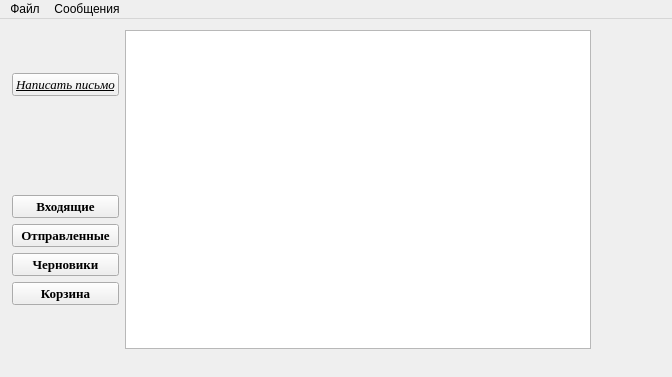
<?xml version="1.0" encoding="UTF-8"?>
<ui version="4.0">
 <class>MainWindow</class>
 <widget class="QMainWindow" name="MainWindow">
  <property name="geometry">
   <rect>
    <x>0</x>
    <y>0</y>
    <width>672</width>
    <height>377</height>
   </rect>
  </property>
  <property name="windowTitle">
   <string>Email client</string>
  </property>
  <property name="windowIcon">
   <iconset resource="recourcefile.qrc">
    <normaloff>:/Images/Resource/MainLetter.jpg</normaloff>:/Images/Resource/MainLetter.jpg</iconset>
  </property>
  <widget class="QWidget" name="MainWidget">
   <widget class="QWidget" name="layoutWidget">
    <property name="geometry">
     <rect>
      <x>1</x>
      <y>0</y>
      <width>601</width>
      <height>341</height>
     </rect>
    </property>
    <layout class="QHBoxLayout" name="horizontalLayout">
     <item>
      <layout class="QVBoxLayout" name="verticalLayout_2">
       <item>
        <widget class="QPushButton" name="WriteMessageButton">
         <property name="font">
          <font>
           <family>Times New Roman</family>
           <pointsize>10</pointsize>
           <italic>true</italic>
           <underline>true</underline>
          </font>
         </property>
         <property name="text">
          <string>Написать письмо</string>
         </property>
         <property name="icon">
          <iconset resource="recourcefile.qrc">
           <normaloff>:/Images/Resource/DrawLetter.jpg</normaloff>:/Images/Resource/DrawLetter.jpg</iconset>
         </property>
        </widget>
       </item>
       <item>
        <spacer name="verticalSpacer">
         <property name="orientation">
          <enum>Qt::Vertical</enum>
         </property>
         <property name="sizeType">
          <enum>QSizePolicy::Fixed</enum>
         </property>
         <property name="sizeHint" stdset="0">
          <size>
           <width>20</width>
           <height>50</height>
          </size>
         </property>
        </spacer>
       </item>
       <item>
        <layout class="QVBoxLayout" name="verticalLayout">
         <item>
          <widget class="QPushButton" name="IncomingMessageButton">
           <property name="font">
            <font>
             <family>Times New Roman</family>
             <pointsize>10</pointsize>
             <weight>75</weight>
             <bold>true</bold>
            </font>
           </property>
           <property name="cursor">
            <cursorShape>PointingHandCursor</cursorShape>
           </property>
           <property name="text">
            <string>Входящие</string>
           </property>
           <property name="icon">
            <iconset resource="recourcefile.qrc">
             <normaloff>:/Images/Resource/Letter.jpg</normaloff>:/Images/Resource/Letter.jpg</iconset>
           </property>
           <property name="iconSize">
            <size>
             <width>30</width>
             <height>30</height>
            </size>
           </property>
          </widget>
         </item>
         <item>
          <widget class="QPushButton" name="SentMessageButton">
           <property name="font">
            <font>
             <family>Times New Roman</family>
             <pointsize>10</pointsize>
             <weight>75</weight>
             <bold>true</bold>
            </font>
           </property>
           <property name="cursor">
            <cursorShape>PointingHandCursor</cursorShape>
           </property>
           <property name="text">
            <string>Отправленные</string>
           </property>
           <property name="icon">
            <iconset resource="recourcefile.qrc">
             <normaloff>:/Images/Resource/Arrow.png</normaloff>:/Images/Resource/Arrow.png</iconset>
           </property>
           <property name="iconSize">
            <size>
             <width>30</width>
             <height>30</height>
            </size>
           </property>
          </widget>
         </item>
         <item>
          <widget class="QPushButton" name="DraftButton">
           <property name="font">
            <font>
             <family>Times New Roman</family>
             <pointsize>10</pointsize>
             <weight>75</weight>
             <bold>true</bold>
            </font>
           </property>
           <property name="cursor">
            <cursorShape>PointingHandCursor</cursorShape>
           </property>
           <property name="text">
            <string>Черновики</string>
           </property>
           <property name="icon">
            <iconset resource="recourcefile.qrc">
             <normaloff>:/Images/Resource/Draft.png</normaloff>:/Images/Resource/Draft.png</iconset>
           </property>
           <property name="iconSize">
            <size>
             <width>30</width>
             <height>30</height>
            </size>
           </property>
          </widget>
         </item>
         <item>
          <widget class="QPushButton" name="BasketButton">
           <property name="font">
            <font>
             <family>Times New Roman</family>
             <pointsize>10</pointsize>
             <weight>75</weight>
             <bold>true</bold>
            </font>
           </property>
           <property name="cursor">
            <cursorShape>PointingHandCursor</cursorShape>
           </property>
           <property name="text">
            <string>Корзина</string>
           </property>
           <property name="icon">
            <iconset resource="recourcefile.qrc">
             <normaloff>:/Images/Resource/Basket.jpg</normaloff>:/Images/Resource/Basket.jpg</iconset>
           </property>
           <property name="iconSize">
            <size>
             <width>30</width>
             <height>30</height>
            </size>
           </property>
          </widget>
         </item>
        </layout>
       </item>
      </layout>
     </item>
     <item>
      <widget class="QTextEdit" name="TextEdit"/>
     </item>
    </layout>
   </widget>
  </widget>
  <widget class="QMenuBar" name="MenuBar">
   <property name="geometry">
    <rect>
     <x>0</x>
     <y>0</y>
     <width>672</width>
     <height>21</height>
    </rect>
   </property>
   <widget class="QMenu" name="FileMenu">
    <property name="title">
     <string>Файл</string>
    </property>
    <addaction name="FileClose"/>
   </widget>
   <widget class="QMenu" name="MessageMenu">
    <property name="title">
     <string>Сообщения</string>
    </property>
    <addaction name="IncomingMessages"/>
    <addaction name="SentMessages"/>
    <addaction name="Draft"/>
    <addaction name="Basket"/>
    <addaction name="separator"/>
    <addaction name="EnterTheMessage"/>
   </widget>
   <addaction name="FileMenu"/>
   <addaction name="MessageMenu"/>
  </widget>
  <action name="IncomingMessages">
   <property name="text">
    <string>Входящие</string>
   </property>
  </action>
  <action name="SentMessages">
   <property name="text">
    <string>Отправленные</string>
   </property>
  </action>
  <action name="Draft">
   <property name="text">
    <string>Черновики</string>
   </property>
  </action>
  <action name="Basket">
   <property name="text">
    <string>Корзина</string>
   </property>
  </action>
  <action name="FileClose">
   <property name="icon">
    <iconset resource="recourcefile.qrc">
     <normaloff>:/Images/Resource/Exit.png</normaloff>:/Images/Resource/Exit.png</iconset>
   </property>
   <property name="text">
    <string>Выход</string>
   </property>
   <property name="shortcut">
    <string>Ctrl+Q</string>
   </property>
  </action>
  <action name="EnterTheMessage">
   <property name="text">
    <string>Написать</string>
   </property>
   <property name="shortcut">
    <string>Ctrl+N</string>
   </property>
  </action>
 </widget>
 <layoutdefault spacing="6" margin="11"/>
 <resources>
  <include location="recourcefile.qrc"/>
 </resources>
 <connections/>
</ui>
